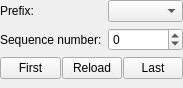
<?xml version="1.0" encoding="UTF-8"?>
<ui version="4.0">
 <class>Form</class>
 <widget class="QWidget" name="Form">
  <property name="geometry">
   <rect>
    <x>0</x>
    <y>0</y>
    <width>183</width>
    <height>88</height>
   </rect>
  </property>
  <property name="windowTitle">
   <string>Form</string>
  </property>
  <layout class="QFormLayout" name="formLayout">
   <property name="leftMargin">
    <number>0</number>
   </property>
   <property name="topMargin">
    <number>0</number>
   </property>
   <property name="rightMargin">
    <number>0</number>
   </property>
   <property name="bottomMargin">
    <number>0</number>
   </property>
   <item row="0" column="0">
    <widget class="QLabel" name="label">
     <property name="text">
      <string>Prefix:</string>
     </property>
    </widget>
   </item>
   <item row="0" column="1">
    <widget class="QComboBox" name="prefixComboBox"/>
   </item>
   <item row="1" column="0">
    <widget class="QLabel" name="label_2">
     <property name="text">
      <string>Sequence number:</string>
     </property>
    </widget>
   </item>
   <item row="1" column="1">
    <widget class="QSpinBox" name="FSNSpinBox">
     <property name="wrapping">
      <bool>true</bool>
     </property>
     <property name="keyboardTracking">
      <bool>false</bool>
     </property>
     <property name="showGroupSeparator" stdset="0">
      <bool>false</bool>
     </property>
    </widget>
   </item>
   <item row="2" column="0" colspan="2">
    <widget class="QWidget" name="buttonContainer" native="true">
     <property name="minimumSize">
      <size>
       <width>10</width>
       <height>0</height>
      </size>
     </property>
     <layout class="QHBoxLayout" name="horizontalLayout">
      <property name="spacing">
       <number>1</number>
      </property>
      <property name="leftMargin">
       <number>0</number>
      </property>
      <property name="topMargin">
       <number>0</number>
      </property>
      <property name="rightMargin">
       <number>0</number>
      </property>
      <property name="bottomMargin">
       <number>0</number>
      </property>
      <item>
       <widget class="QPushButton" name="gotoFirstPushButton">
        <property name="text">
         <string>First</string>
        </property>
        <property name="icon">
         <iconset theme="go-first"/>
        </property>
       </widget>
      </item>
      <item>
       <widget class="QPushButton" name="reloadPushButton">
        <property name="text">
         <string>Reload</string>
        </property>
        <property name="icon">
         <iconset theme="view-refresh"/>
        </property>
       </widget>
      </item>
      <item>
       <widget class="QPushButton" name="gotoLastPushButton">
        <property name="text">
         <string>Last</string>
        </property>
        <property name="icon">
         <iconset theme="go-last"/>
        </property>
       </widget>
      </item>
     </layout>
    </widget>
   </item>
  </layout>
 </widget>
 <resources/>
 <connections/>
</ui>
